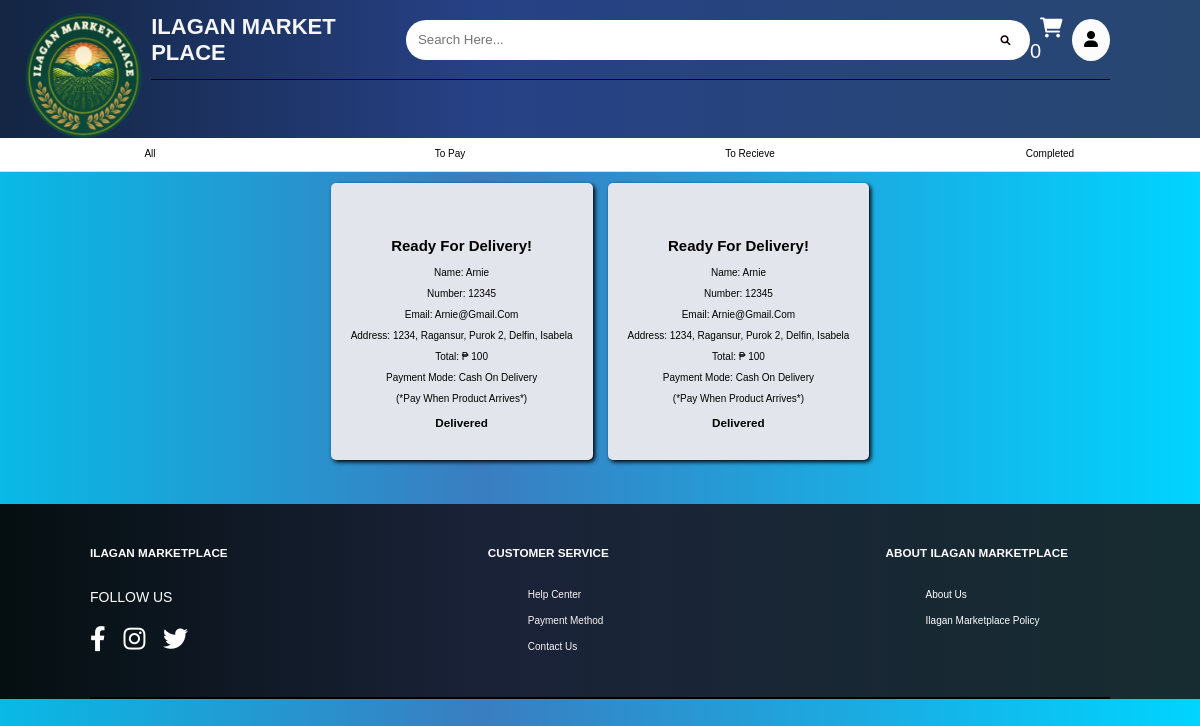
Screenshot of /ilagan/function/store_order_completed.php (signed in) with the database file from the repository.
### tables this page shows
CREATE TABLE `completed` (
  `id` int(11) NOT NULL,
  `user_id` int(11) NOT NULL,
  `name` varchar(255) NOT NULL,
  `number` int(255) NOT NULL,
  `email` varchar(255) NOT NULL,
  `method` varchar(255) NOT NULL,
  `flat` varchar(255) NOT NULL,
  `street` varchar(255) NOT NULL,
  `city` varchar(255) NOT NULL,
  `country` varchar(255) NOT NULL,
  `zipcode` int(255) NOT NULL,
  `image` varchar(255) NOT NULL,
  `pname` varchar(255) NOT NULL,
  `price` int(255) NOT NULL,
  `quantity` int(255) NOT NULL,
  `totalprice` int(255) NOT NULL
);

### ilagan/function/store_order_completed.php (the view, shortened to what this page needs)
<?php
include 'db.php';
$user_id = $_SESSION['user_id'];
?>
<!DOCTYPE html>
<html>
<head>
    <link rel="stylesheet" href="css/display.css">
    <link rel="stylesheet" href="css/collect.css">
    <link rel="stylesheet" href="https://cdnjs.cloudflare.com/ajax/libs/font-awesome/6.0.0/css/all.min.css">
</head>
<body>
<header>
    <a href="collection.php"><img src="image/imglogo.png" alt="" class="headlogo"></a>
    <nav>
    <?php
        $select_rows = mysqli_query($conn, "SELECT * FROM `cart` WHERE user_id = '$user_id'") or die('Query failed');
        $row_count = mysqli_num_rows($select_rows);
        ?>
        <div class="logo-search">
            <a href="#" class="logo">Ilagan Market place</a>
            <div class="search-box">
                <input type="search" placeholder="Search Here...">
                <i class="fa-solid fa-magnifying-glass"></i>
            </div>
            <div class="icon">
                <a href="cart.php" class="cart"><i class="fa-solid fa-cart-shopping"></i><span><?php echo $row_count; ?></span></a>
            </div>
            <div class="dropdown">
                <button class="dropbtn"><a><i class="fa-solid fa-user"></i></i></a></button>
            </div>
        </div>
        <ul>
        </ul>
    </nav>
    <div class="nav-tabs">
        <a href="store_order.php" >All</a>
        <a href="store_order_pay.php" >To pay</a>
        <a href="store_order_receive.php">To Recieve</a>
        <a href="store_order_completed.php">Completed</a>
    </div>
</header>
<div class="box-container">
    <?php
    $select_products = mysqli_query($conn, "SELECT * FROM `completed` WHERE user_id = '$user_id'");
    if (mysqli_num_rows($select_products) > 0) {
        while ($fetch_product = mysqli_fetch_assoc($select_products)) {
    ?>
        <form action="admindelivery.php" method="post">
            <br>
            <div class="box">
                <div class="message-container">
                    <br>
                    <br>
                    <h2>Ready for Delivery!</h2>
                    <div class="customer-details">
                        <p>name: <span><?php echo $fetch_product['name']; ?></span></p>
                        <p>number: <span><?php echo $fetch_product['number']; ?></span></p>
                        <p>email: <span><?php echo $fetch_product['email']; ?></span></p>
                        <p>address: <span><?php echo $fetch_product['zipcode'] .', '. $fetch_product['flat'] . ', ' . $fetch_product['street'] . ', ' . $fetch_product['city'] . ', ' . $fetch_product['country']; ?></span></p>
                        <span class='total'>Total: ₱ <?php echo $fetch_product['totalprice']; ?></span>
                        <p>payment mode: <span><?php echo $fetch_product['method']; ?></span></p>
                        <p>(*pay when product arrives*)</p>
                        <h3>Delivered</h3>
                    </div>
                </div>
            </div>
        </form>
    <?php
        }
    } else {
        echo "<p>No orders found.</p>";
    }
    ?>
</div>
<br>
<br>
<br>
<br>
<div class="footer">
    <div class="contanier">
        <div class="row">
            <h3>Ilagan Marketplace</h3>
            <p>FOLLOW US</p>
            <div class="social-links">
                <a href="#"><i class="fa-brands fa-facebook-f"></i></a>
                <a href="#"><i class="fa-brands fa-instagram"></i></a>
                <a href="#"><i class="fa-brands fa-twitter"></i></a>
            </div>
        </div>
        <div class="row">
            <h3>CUSTOMER SERVICE</h3>
            <ul>
                <li><a href="#">Help Center</a></li>
                <li><a href="#">Payment Method</a></li>
                <li><a href="#">Contact Us</a></li>
            </ul>
        </div>
        <div class="row">
            <h3>ABOUT Ilagan Marketplace</h3>
            <ul>
                <li>About us</li>
                <li>Ilagan Marketplace Policy</li>
            </ul>
        </div>
    </div>
</div>
</body>
</html>

### ilagan/css/display.css (style rules this page uses)
.box-container { display: flex; flex-wrap: wrap; gap:1.5rem; justify-content: center; align-items: center; }
.box { text-align: center; padding:2rem; box-shadow: var(--box-shadow); border:var(--border); border-radius: .5rem; background: #e2e6ec; box-shadow: 2px 2px 4px black; }

### ilagan/css/collect.css (style rules this page uses)
* { font-family: 'Poppins', sans-serif; box-sizing: border-box; outline: none; border:none; text-decoration: none; text-transform: capitalize; }
html { font-size: 62.5%; }
body { background: linear-gradient(90deg, rgb(9, 185, 230) 0%, rgb(58, 125, 192) 40%, rgba(0,212,255,1) 100%); margin: 0%; }
.headlogo { margin-top: 0%; padding-left: 0%; margin-left: 0%; height: 20%; width: 15%; position: absolute; }
header { background: linear-gradient(90deg, rgb(19, 37, 65) 0%, rgb(39, 65, 134) 40%, rgb(39, 71, 112) 100%); height: 30%; }
header nav { width: 85%; margin: 0 auto; }
header nav .logo-search { display: flex; justify-content: space-between; align-items: center; height: 80px; margin-left: 6%; border-bottom: 1px solid #070707; }
header nav .logo-search .logo { color: #f5f5f5; text-transform: uppercase; font-size: 22px; font-weight: bold; }
header nav .logo-search .search-box { width: 650px; height: 40px; position: relative; margin-right: 0%; }
header nav .logo-search .search-box input { width: 100%; height: 100%; padding: 0 50px 0 12px; border-radius: 30px; outline: none; border: none; }
header nav .logo-search .search-box i { position: absolute; right: 0; top: 0; height: 100%; width: 50px; text-align: center; line-height: 40px; border-left: 1px solid #ffffff78; cursor: pointer; color: #0f0101; }
header nav .logo-search .icon a { color: #ffffff; margin-left: 10px; font-size: 20px; height: 10px; width: 10px; margin-right: 0px; }
.dropbtn { background-color: #fcfcfc; color: rgb(0, 0, 0); padding: 12px; font-size: 16px; border-radius: 100%; }
.dropdown { position: relative; display: inline-block; border-radius: 100%; }
.footer { background: linear-gradient(90deg, rgb(5, 15, 17) 0%, rgb(26, 34, 56) 40%, rgb(23, 44, 48) 100%); }
.footer .contanier { padding: 30px 0; width: 85%; margin: auto; display: flex; justify-content: space-between; border-bottom: 2px solid #000000; }
.footer .contanier .row { width: 22%; }
.footer .contanier .row h3 { color: #fffdfd; margin-bottom: 30px; text-transform: uppercase; }
.footer .contanier .row p { color: #ffffff; font-size: 14px; margin-bottom: 20px; }
.footer .contanier .row .social-links a { color: #ffffff; margin-right: 15px; font-size: 25px; }
.footer .contanier .row ul li { list-style: none; margin-bottom: 15px; color: #ffffff; }
.footer .contanier .row ul li a { color: #fcf6f6; }

### ilagan/function/store_order_completed.php (style rules this page uses)
.nav-tabs { display: flex; border-bottom: 1px solid #ddd; background:white; }
.nav-tabs a { flex: 1; text-align: center; padding: 10px; text-decoration: none; color: black; border-bottom: 2px solid transparent; }

### rows the page displays
completed: name "Arnie", number "12345", email "Arnie@gmail.com", zipcode "1234", flat "Ragansur", street "Purok 2", city "Delfin", country "Isabela", totalprice "100", method "Cash On Delivery"
completed: name "Arnie", number "12345", email "Arnie@gmail.com", zipcode "1234", flat "Ragansur", street "Purok 2", city "Delfin", country "Isabela", totalprice "100", method "Cash On Delivery"

### other values shown
$row_count "0"
